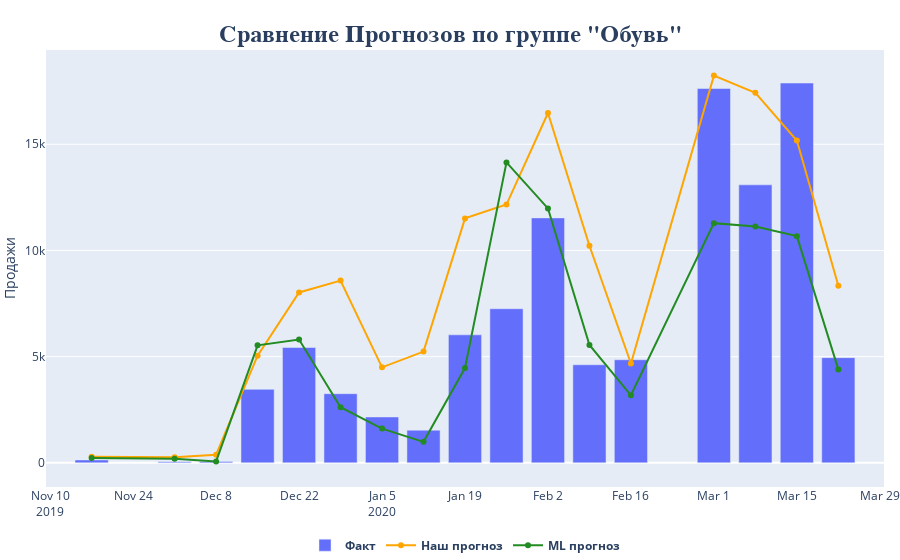

The notebook cell this image was saved under:
### Code cell
# Строим графики по дате Сравнение Прогнозов по группе "Обувь"

X = gr_ftw[['DATE_']]
Y = gr_ftw[['FACT_SALES', 'FCST2_COR2','FCST_V1']]
fig = go.Figure()
fig.add_trace(go.Bar(x=gr_ftw['DATE_'], y=gr_ftw['FACT_SALES'], name='<b>Факт</b>'))
fig.add_trace(go.Scatter(x=gr_ftw['DATE_'], y=gr_ftw['FCST2_COR2'],line=dict(color='orange', width=2), name='<b>Наш прогноз</b>'))
fig.add_trace(go.Scatter(x=gr_ftw['DATE_'], y=gr_ftw['FCST_V1'],line=dict(color='forestgreen', width=2), name='<b>ML прогноз</b>'))
fig.update_layout(legend_orientation="h",
                  legend=dict(x=.5, xanchor="center"),
                  #xaxis_title="Дата",
                  yaxis_title="Продажи",
                  margin=dict(l=0, r=0, t=50, b=0))
fig.update_layout(
    title={
        'text': '<b>Сравнение Прогнозов по группе "Обувь"</b>',
        #'y':0.95,
        'x':0.5,
        'xanchor': 'center',
        'yanchor': 'top',
        'font_family':"Times New Roman",
        'font_size': 24})
fig.show()

### Figure 1 — Plotly figure (JSON) as saved in the notebook; plotly's stock layout.template omitted (floating-point values rounded to 4 significant figures)
{"data": [{"name": "<b>Факт</b>", "type": "bar", "x": ["2019-11-17T00:00:00", "2019-12-01T00:00:00", "2019-12-08T00:00:00", "2019-12-15T00:00:00", "2019-12-22T00:00:00", "2019-12-29T00:00:00", "2020-01-05T00:00:00", "2020-01-12T00:00:00", "2020-01-19T00:00:00", "2020-01-26T00:00:00", "2020-02-02T00:00:00", "2020-02-09T00:00:00", "2020-02-16T00:00:00", "2020-03-01T00:00:00", "2020-03-08T00:00:00", "2020-03-15T00:00:00", "2020-03-22T00:00:00"], "y": [137, 51, 67, 3461, 5430, 3256, 2160, 1539, 6027, 7257, 11534, 4618, 4854, 17626, 13088, 17882, 4952]}, {"line": {"color": "orange", "width": 2}, "name": "<b>Наш прогноз</b>", "type": "scatter", "x": ["2019-11-17T00:00:00", "2019-12-01T00:00:00", "2019-12-08T00:00:00", "2019-12-15T00:00:00", "2019-12-22T00:00:00", "2019-12-29T00:00:00", "2020-01-05T00:00:00", "2020-01-12T00:00:00", "2020-01-19T00:00:00", "2020-01-26T00:00:00", "2020-02-02T00:00:00", "2020-02-09T00:00:00", "2020-02-16T00:00:00", "2020-03-01T00:00:00", "2020-03-08T00:00:00", "2020-03-15T00:00:00", "2020-03-22T00:00:00"], "y": [292.4, 261.3, 383.2, 5044.0, 8021.0, 8582.0, 4498.0, 5237.0, 11510.0, 12160.0, 16470.0, 10220.0, 4679.0, 18230.0, 17430.0, 15180.0, 8335.0]}, {"line": {"color": "forestgreen", "width": 2}, "name": "<b>ML прогноз</b>", "type": "scatter", "x": ["2019-11-17T00:00:00", "2019-12-01T00:00:00", "2019-12-08T00:00:00", "2019-12-15T00:00:00", "2019-12-22T00:00:00", "2019-12-29T00:00:00", "2020-01-05T00:00:00", "2020-01-12T00:00:00", "2020-01-19T00:00:00", "2020-01-26T00:00:00", "2020-02-02T00:00:00", "2020-02-09T00:00:00", "2020-02-16T00:00:00", "2020-03-01T00:00:00", "2020-03-08T00:00:00", "2020-03-15T00:00:00", "2020-03-22T00:00:00"], "y": [226.8, 191.4, 68.33, 5532.0, 5808.0, 2620.0, 1611.0, 988.3, 4461.0, 14150.0, 11980.0, 5552.0, 3182.0, 11290.0, 11130.0, 10670.0, 4399.0]}], "layout": {"legend": {"orientation": "h", "x": 0.5, "xanchor": "center"}, "margin": {"b": 0, "l": 0, "r": 0, "t": 50}, "title": {"font": {"family": "Times New Roman", "size": 24}, "text": "<b>Сравнение Прогнозов по группе \"Обувь\"</b>", "x": 0.5, "xanchor": "center", "yanchor": "top"}, "yaxis": {"title": {"text": "Продажи"}}}}
